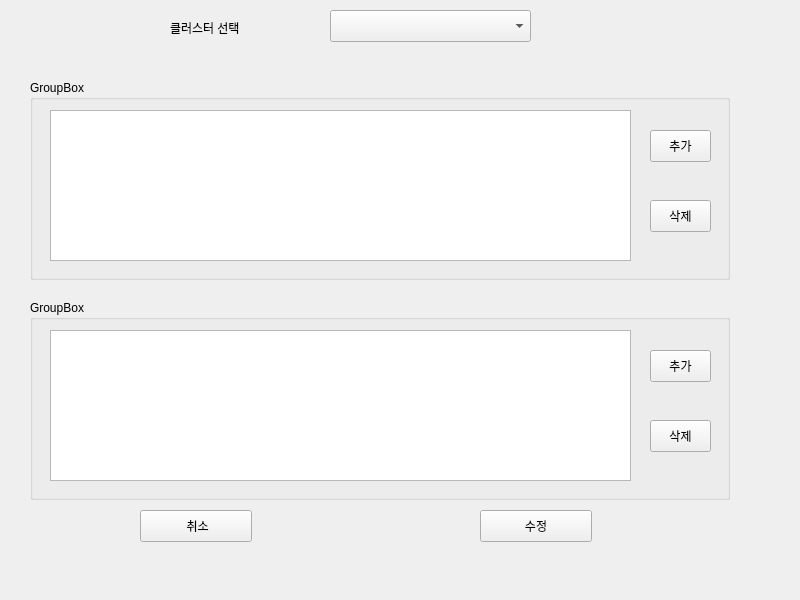
<?xml version="1.0" encoding="UTF-8"?>
<ui version="4.0">
 <class>MainWindow</class>
 <widget class="QMainWindow" name="MainWindow">
  <property name="geometry">
   <rect>
    <x>0</x>
    <y>0</y>
    <width>800</width>
    <height>600</height>
   </rect>
  </property>
  <property name="windowTitle">
   <string>MainWindow</string>
  </property>
  <widget class="QWidget" name="centralwidget">
   <widget class="QGroupBox" name="groupBox_1">
    <property name="geometry">
     <rect>
      <x>30</x>
      <y>80</y>
      <width>700</width>
      <height>200</height>
     </rect>
    </property>
    <property name="title">
     <string>GroupBox</string>
    </property>
    <widget class="QTableWidget" name="tableWidget_g1">
     <property name="geometry">
      <rect>
       <x>20</x>
       <y>30</y>
       <width>581</width>
       <height>151</height>
      </rect>
     </property>
    </widget>
    <widget class="QPushButton" name="pushButton_add_g1">
     <property name="geometry">
      <rect>
       <x>620</x>
       <y>50</y>
       <width>61</width>
       <height>32</height>
      </rect>
     </property>
     <property name="text">
      <string>추가</string>
     </property>
    </widget>
    <widget class="QPushButton" name="pushButton_delete_g1">
     <property name="geometry">
      <rect>
       <x>620</x>
       <y>120</y>
       <width>61</width>
       <height>32</height>
      </rect>
     </property>
     <property name="text">
      <string>삭제</string>
     </property>
    </widget>
   </widget>
   <widget class="QGroupBox" name="groupBox_2">
    <property name="geometry">
     <rect>
      <x>30</x>
      <y>300</y>
      <width>700</width>
      <height>200</height>
     </rect>
    </property>
    <property name="title">
     <string>GroupBox</string>
    </property>
    <widget class="QTableWidget" name="tableWidget_g2">
     <property name="geometry">
      <rect>
       <x>20</x>
       <y>30</y>
       <width>581</width>
       <height>151</height>
      </rect>
     </property>
    </widget>
    <widget class="QPushButton" name="pushButton_add_g2">
     <property name="geometry">
      <rect>
       <x>620</x>
       <y>50</y>
       <width>61</width>
       <height>32</height>
      </rect>
     </property>
     <property name="text">
      <string>추가</string>
     </property>
    </widget>
    <widget class="QPushButton" name="pushButton_delete_g2">
     <property name="geometry">
      <rect>
       <x>620</x>
       <y>120</y>
       <width>61</width>
       <height>32</height>
      </rect>
     </property>
     <property name="text">
      <string>삭제</string>
     </property>
    </widget>
   </widget>
   <widget class="QComboBox" name="comboBox_cluster">
    <property name="geometry">
     <rect>
      <x>330</x>
      <y>10</y>
      <width>201</width>
      <height>32</height>
     </rect>
    </property>
   </widget>
   <widget class="QLabel" name="label">
    <property name="geometry">
     <rect>
      <x>170</x>
      <y>20</y>
      <width>131</width>
      <height>16</height>
     </rect>
    </property>
    <property name="text">
     <string>클러스터 선택</string>
    </property>
   </widget>
   <widget class="QPushButton" name="pushButton_cancel">
    <property name="geometry">
     <rect>
      <x>140</x>
      <y>510</y>
      <width>112</width>
      <height>32</height>
     </rect>
    </property>
    <property name="text">
     <string> 취소</string>
    </property>
   </widget>
   <widget class="QPushButton" name="pushButton_save">
    <property name="geometry">
     <rect>
      <x>480</x>
      <y>510</y>
      <width>112</width>
      <height>32</height>
     </rect>
    </property>
    <property name="text">
     <string>수정</string>
    </property>
   </widget>
  </widget>
 </widget>
 <resources/>
 <connections/>
</ui>
